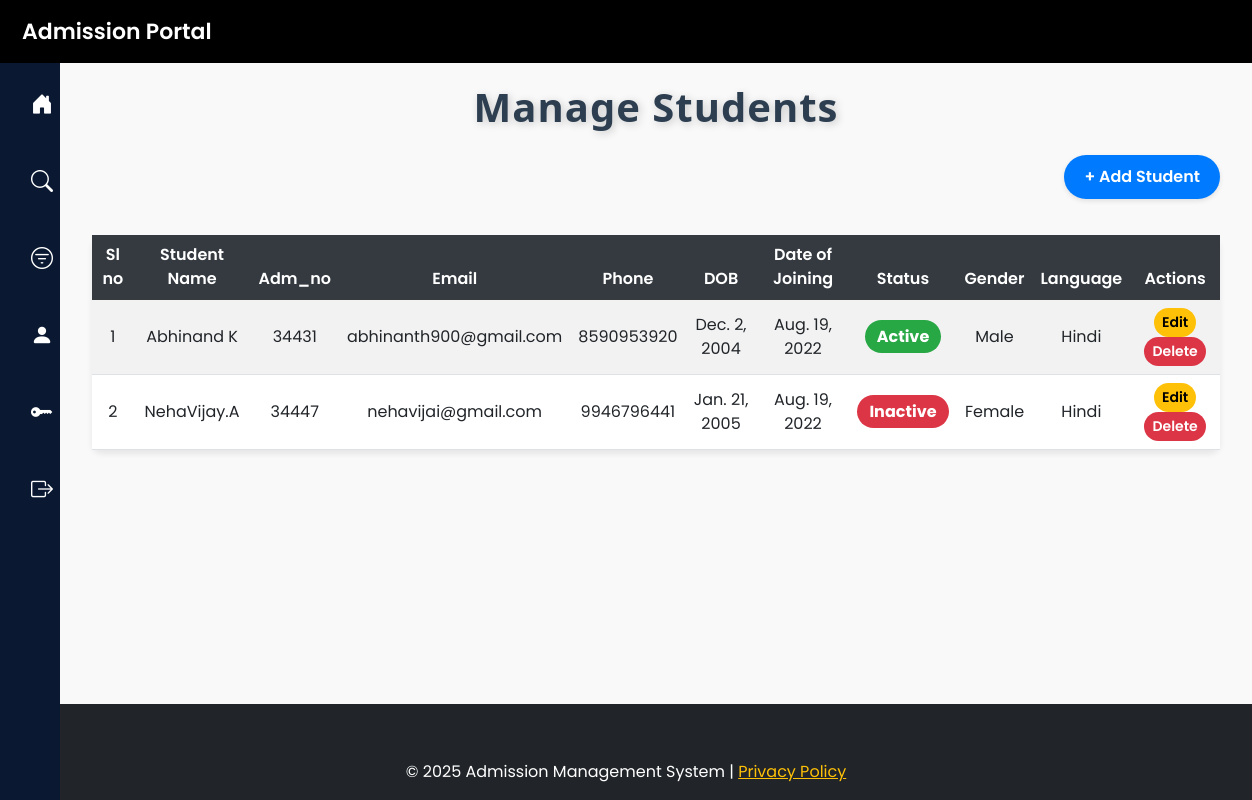
The page /manage_students/ on the database as committed earlier.
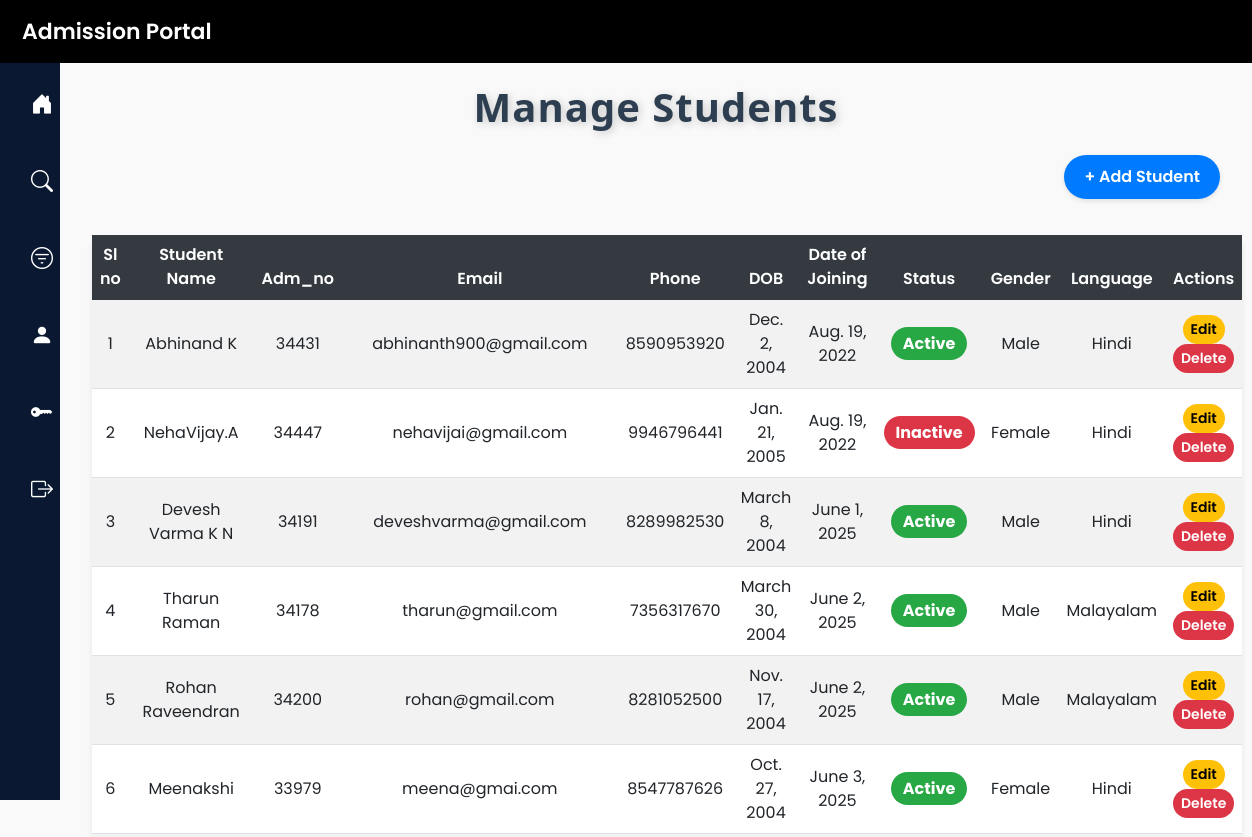
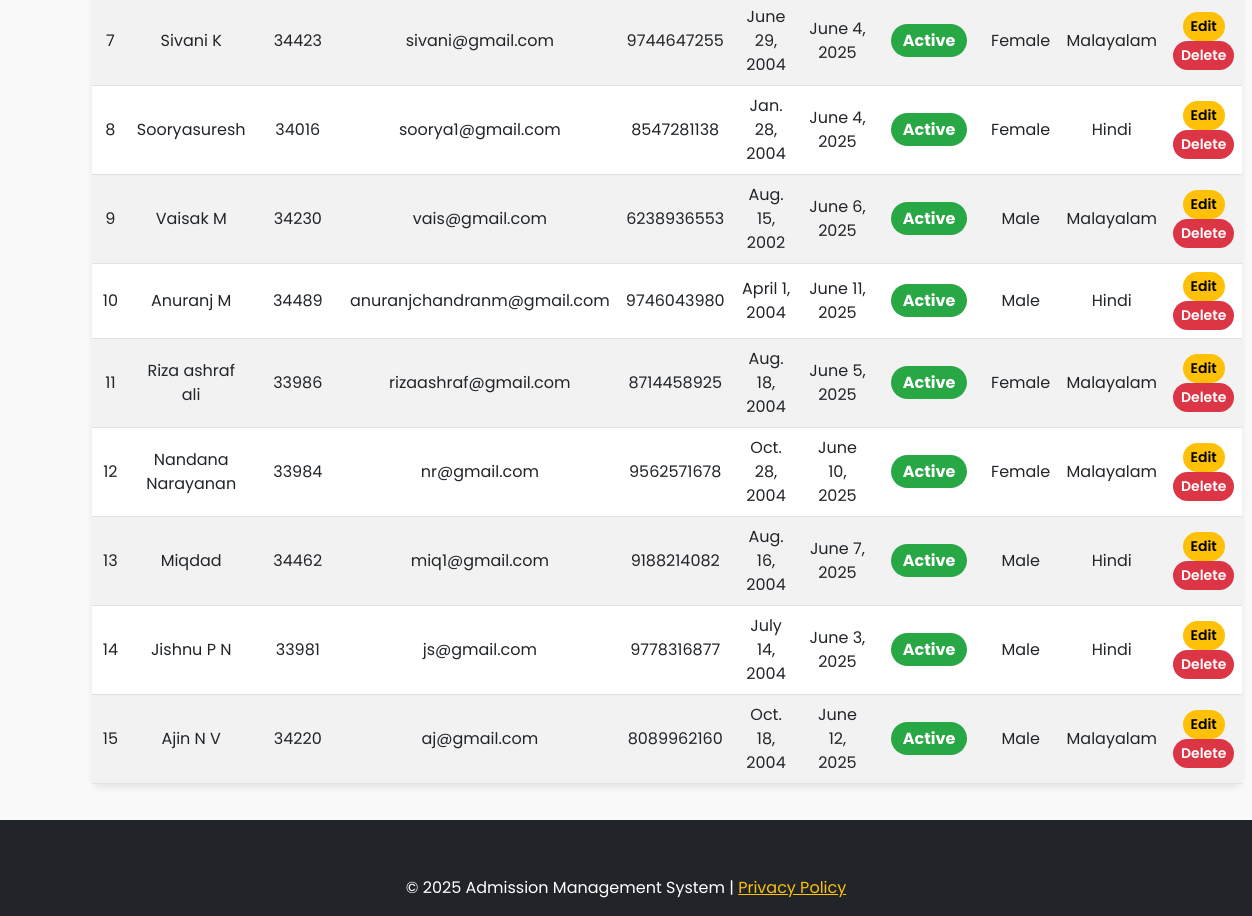
The same page on the database as committed later (2 pictures, top to bottom).
### admission/models.py (models this page shows, shortened)
class Student(models.Model):
    user = models.OneToOneField(User, on_delete=models.CASCADE,null=True,default=None)
    stud_name = models.CharField(max_length=100)
    stud_adm_no = models.CharField(max_length=20, unique=True)
    stud_reg_no = models.CharField(max_length=20, unique=True, blank=True, null=True)
    stud_roll_no = models.CharField(max_length=20, unique=True, blank=True, null=True)
    aadhaar = models.CharField(max_length=12, unique=True)
    abc_id = models.CharField(max_length=50, blank=True, null=True)
    email = models.EmailField(unique=True)
    phone = models.CharField(max_length=15)
    dob = models.DateField()
    caste = models.ForeignKey(Caste, on_delete=models.SET_NULL, blank=True, null=True)  # Foreign Key to Caste
    religion = models.ForeignKey(Religion, on_delete=models.SET_NULL, blank=True, null=True)  # Foreign Key to Religion
    quota = models.ForeignKey(Quota, on_delete=models.SET_NULL, blank=True, null=True)
    category = models.ForeignKey(Category, on_delete=models.SET_NULL, blank=True, null=True)
    program= models.ForeignKey(Program, on_delete=models.SET_NULL, blank=True, null=True)  # Foreign Key to Quota# Foreign Key to Quota
    pathway= models.ForeignKey(Pathway, on_delete=models.SET_NULL, blank=True, null=True)  # Foreign Key to Quota# Foreign Key to Quota
    board=models.ForeignKey(Board, on_delete=models.SET_NULL, blank=True, null=True)
    normalized_mark = models.FloatField(default=0.0)
    parent_name = models.CharField(max_length=100)
    parent_mob = models.CharField(max_length=15)
    house_name = models.CharField(max_length=100)
    post = models.CharField(max_length=50)
    district = models.CharField(max_length=50)
    state = models.CharField(max_length=50)
    pincode = models.CharField(max_length=10)
    date_of_joining = models.DateField()
    income = models.DecimalField(max_digits=10, decimal_places=2, blank=True, null=True)
    egrantz = models.BooleanField(default=False)
    status = models.BooleanField(default=True)  # Active/Inactive
    gender = models.CharField(max_length=10, choices=[('Male', 'Male'), ('Female', 'Female'), ('Other', 'Other')])
    blood_group = models.CharField(max_length=5, choices=[('A+', 'A+'), ('A-', 'A-'), ('B+', 'B+'),('B-', 'B-') ,('O+', 'O+'),('O-', 'O-'), ('AB-', 'AB-'),('AB+', 'AB+')])
    language=models.CharField(max_length=10, choices=[('Malayalam', 'Malayalam'), ('Hindi', 'Hindi')] ,default='Malayalam')
    identification_mark = models.TextField(blank=True, null=True)
    year_of_admission = models.IntegerField(default=2025)

### admission/views.py (the view)
# urls.py: path('manage_students/', views.manage_student, name='manage_student'),  # View all students
def manage_student(request):
    students = Student.objects.all()
    return render(request, 'manage_student.html', {'students': students})

### admission/context_processors.py (called while the page is built)
def user_groups(request):
    is_office = request.user.groups.filter(name='office').exists()
    is_hod = request.user.groups.filter(name='hod').exists()
    is_superuser = request.user.is_superuser
    return {
        'is_office': is_office,
        'is_hod': is_hod,
        'is_superuser': is_superuser
    }

### AMS/admission/templates/manage_student.html (shortened to what this page needs)
{% extends 'base.html' %}
{% block content %}
<div class="table-header d-flex flex-column align-items-center">
    <h2 class="mb-4">Manage Students</h2>
    <div class="w-100 d-flex justify-content-end mb-3">
        <a href="{% url 'add_student' %}" class="add-button">+ Add Student</a>
    </div>
</div>
    <table class="table table-striped">
        <thead class="table-dark">
            <tr>
                <th>Sl no</th>
                <th>Student Name</th>
                <th>Adm_no</th>
                <th>Email</th>
                <th>Phone</th>
                <th>DOB</th>
                <th>Date of Joining</th>
                <th>Status</th>
                <th>Gender</th>
                <th>Language</th>
                <th>Actions</th>
            </tr>
        </thead>
        <tbody>
            {% for student in students %}
            <tr>
                <td>{{ forloop.counter }}</td>
                <td>{{ student.stud_name }}</td>
                <td>{{ student.stud_adm_no }}</td>
                <td>{{ student.email }}</td>
                <td>{{ student.phone }}</td>
                <td>{{ student.dob }}</td>
                <td>{{ student.date_of_joining }}</td>
                <td>
                    {% if student.status|lower == 'true' %}
                        <span class="status-active">Active</span>
                    {% else %}
                        <span class="status-inactive">Inactive</span>
                    {% endif %}
                </td>
                <td>{{ student.gender }}</td>
                <td>{{ student.language }}</td>
                <td>
                    <a href="{% url 'edit_student' student.id %}" class="btn btn-warning btn-sm">Edit</a>
                    <a href="{% url 'delete_student' student.id %}" class="btn btn-danger btn-sm">Delete</a>
                </td>
            </tr>
            {% empty %}
            <tr>
                <td colspan="11" class="text-center">No Student available.</td>
            </tr>
            {% endfor %}
        </tbody>
    </table>
</div>
{% endblock %}

### templates/base.html (shortened to what this page needs)
<!DOCTYPE html>
<html lang="en">
<head>
    <link href="https://cdnjs.cloudflare.com/ajax/libs/font-awesome/6.5.0/css/all.min.css" rel="stylesheet">
    <link href="https://cdn.jsdelivr.net/npm/bootstrap@5.3.0/dist/css/bootstrap.min.css" rel="stylesheet">
    <link rel="stylesheet" href="https://cdn.jsdelivr.net/npm/bootstrap-icons/font/bootstrap-icons.css">
</head>
<body>
    <nav class="navbar navbar-expand-lg navbar-dark">
        <div class="container-fluid">
            <a class="navbar-brand ms-0" href="/">Admission Portal</a>
        </div>
    </nav>
    <div class="sidebar">
        <ul class="nav flex-column">
            <li class="nav-item">
                <a class="nav-link" href="{% url 'index' %}">
                    <i class="bi bi-house-door-fill"></i> <span class="nav-text">Home</span>
                </a>
            </li>
            <li class="nav-item">
                <a class="nav-link" href="/students">
                    <i class="bi bi-search"></i> <span class="nav-text">Search</span>
                </a>
            </li>
            <li class="nav-item">
                <a class="nav-link" href="{% url 'advanced_filter_students' %}">
                    <i class="bi bi-filter-circle"></i> <span class="nav-text">Advanced Search</span>
                </a>
            </li>
            <li class="nav-item">
                <a class="nav-link" href="/manage_students">
                    <i class="bi bi-person-fill"></i> <span class="nav-text">Students</span>
                </a>
            </li>
            <li class="nav-item">
                <a class="nav-link" href="{% url 'change_credentials' %}">
                    <i class="bi bi-key-fill"></i> <span class="nav-text">Change Credentials</span>
                </a>
            </li>
            <li class="nav-item">
                <form method="post" action="{% url 'logout' %}">
                    <a class="nav-link" href="{% url 'logout' %}">
                        <i class="bi bi-box-arrow-right"></i> <span class="nav-text">🚪 Logout</span>
                    </a>
                </form>
            </li>
        </ul>
    </div>
    <div class="content d-flex flex-column">
        <div class="container-fluid flex-grow-1">
            {% block content %}
            {% endblock %}
        </div>
    <footer class="footer mt-auto py-3 bg-dark text-white text-center">
        <div class="container">
            <p class="mb-0">&copy; 2025 Admission Management System | <a href="#" class="text-warning">Privacy Policy</a></p>
        </div>
    </footer>
</body>
</html>

### templates/base.html (style rules this page uses)
body { font-family: 'Poppins', sans-serif; background: #f4f4f4; display: flex; min-height: 100vh; flex-direction: column; }
.navbar { background: #000 !important; padding: 10px 10px; position: relative; width: 100%; z-index: 1000; }
.navbar-brand { font-weight: 600; font-size: 22px; color: #fff; margin-left: 0; }
.sidebar { width: 60px; height: calc(100vh - 56px); position: fixed; left: 0; top: 56px; background: #0a1931; padding-top: 10px; overflow-y: auto; overflow-x: hidden; transition: width 0.3s ease-in-out; white-space: nowrap; scrollbar-width: thin; scrollbar-color: #888 #0a1931; }
.sidebar .nav-item { display: flex; align-items: center; padding: 12px; }
.sidebar .nav-link { color: white; font-weight: bold; font-size: 16px; padding: 10px; display: flex; align-items: center; text-decoration: none; transition: all 0.3s ease-in-out; overflow: hidden; }
.sidebar .nav-link i { font-size: 22px; min-width: 40px; text-align: center; }
.content { margin-left: 60px; padding: 20px; transition: margin-left 0.3s ease-in-out; }

### AMS/admission/templates/manage_student.html (style rules this page uses)
body { font-family: 'Poppins', sans-serif; background-color: #f9f9f9; }
.container { margin-top: 40px; max-width: 90%; }
.table-header h2 { font-size: 2.5rem; font-weight: 700; color: #2c3e50; margin: 0; text-align: center; text-shadow: 2px 2px 8px rgba(0, 0, 0, 0.2); letter-spacing: 1px; font-family: 'Segoe UI', Tahoma, Geneva, Verdana, sans-serif; margin-bottom: 30px; }
.add-button { padding: 10px 20px; font-weight: 600; border-radius: 25px; background-color: #007bff; color: white; text-decoration: none; box-shadow: 0 2px 5px rgba(0, 0, 0, 0.1); }
.table { background-color: #fff; border-radius: 10px; box-shadow: 0 4px 6px rgba(0, 0, 0, 0.08); }
.table th { background-color: #343a40; color: white; font-weight: 600; text-align: center; }
.table td { text-align: center; vertical-align: middle; }
.btn { border-radius: 20px; font-weight: 600; }
.btn-warning { background-color: #ffc107; border: none; }
.btn-danger { background-color: #dc3545; border: none; }
.status-active { background-color: #28a745; color: white; padding: 5px 12px; border-radius: 20px; font-weight: bold; }
.status-inactive { background-color: #dc3545; color: white; padding: 5px 12px; border-radius: 20px; font-weight: bold; }
.table-header .add-button { margin-bottom: 20px; }

Rows that differ between the two databases and show on the page:
added Student: stud_name "Devesh Varma K N", stud_adm_no "34191", email "deveshvarma@gmail.com", phone "8289982530", dob "March 8, 2004", date_of_joining "June 1, 2025", status "Active", gender "Male", language "Hindi"
added Student: stud_name "Tharun Raman", stud_adm_no "34178", email "tharun@gmail.com", phone "7356317670", dob "March 30, 2004", date_of_joining "June 2, 2025", status "Active", gender "Male", language "Malayalam"
added Student: stud_name "Rohan Raveendran", stud_adm_no "34200", email "rohan@gmail.com", phone "8281052500", dob "Nov. 17, 2004", date_of_joining "June 2, 2025", status "Active", gender "Male", language "Malayalam"
added Student: stud_name "Meenakshi", stud_adm_no "33979", email "meena@gmai.com", phone "8547787626", dob "Oct. 27, 2004", date_of_joining "June 3, 2025", status "Active", gender "Female", language "Hindi"
added Student: stud_name "Sivani K", stud_adm_no "34423", email "sivani@gmail.com", phone "9744647255", dob "June 29, 2004", date_of_joining "June 4, 2025", status "Active", gender "Female", language "Malayalam"
added Student: stud_name "Sooryasuresh", stud_adm_no "34016", email "soorya1@gmail.com", phone "8547281138", dob "Jan. 28, 2004", date_of_joining "June 4, 2025", status "Active", gender "Female", language "Hindi"
added Student: stud_name "Vaisak M", stud_adm_no "34230", email "vais@gmail.com", phone "6238936553", dob "Aug. 15, 2002", date_of_joining "June 6, 2025", status "Active", gender "Male", language "Malayalam"
added Student: stud_name "Anuranj M", stud_adm_no "34489", email "anuranjchandranm@gmail.com", phone "9746043980", dob "April 1, 2004", date_of_joining "June 11, 2025", status "Active", gender "Male", language "Hindi"
added Student: stud_name "Riza ashraf ali", stud_adm_no "33986", email "rizaashraf@gmail.com", phone "8714458925", dob "Aug. 18, 2004", date_of_joining "June 5, 2025", status "Active", gender "Female", language "Malayalam"
added Student: stud_name "Nandana Narayanan", stud_adm_no "33984", email "nr@gmail.com", phone "9562571678", dob "Oct. 28, 2004", date_of_joining "June 10, 2025", status "Active", gender "Female", language "Malayalam"
added Student: stud_name "Miqdad", stud_adm_no "34462", email "miq1@gmail.com", phone "9188214082", dob "Aug. 16, 2004", date_of_joining "June 7, 2025", status "Active", gender "Male", language "Hindi"
added Student: stud_name "Jishnu P N", stud_adm_no "33981", email "js@gmail.com", phone "9778316877", dob "July 14, 2004", date_of_joining "June 3, 2025", status "Active", gender "Male", language "Hindi"
added Student: stud_name "Ajin N V", stud_adm_no "34220", email "aj@gmail.com", phone "8089962160", dob "Oct. 18, 2004", date_of_joining "June 12, 2025", status "Active", gender "Male", language "Malayalam"
